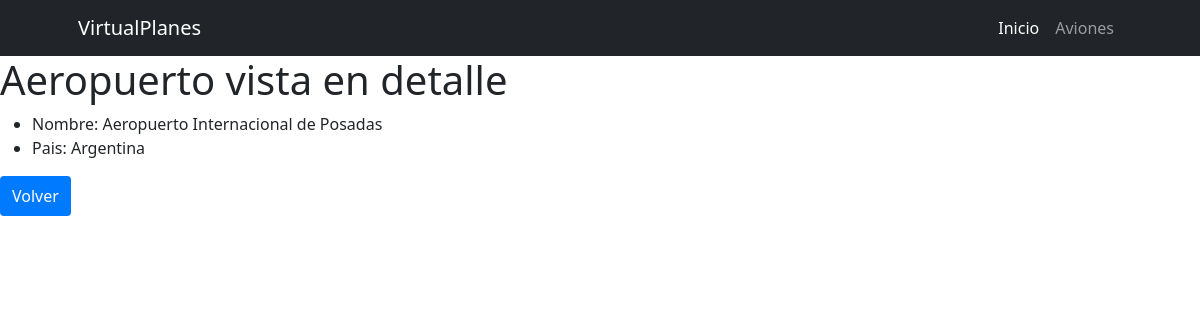
Page /avion/avion/aeropuerto_detail/4 on the committed database.
### avion/models.py (models this page shows, shortened)
class Aeropuerto(models.Model):
    nombre=models.CharField(max_length=40)
    pais_origen=models.CharField(max_length=40)

### avion/views.py (the view)
# urls.py: path("avion/aeropuerto_detail/<int:pk>",aeropuerto_detail,name="aeropuerto_detail"),
def aeropuerto_detail(request,pk:int):
    consulta=Aeropuerto.objects.get(id=pk)
    contexto={"aeropuerto":consulta}
    return render(request,"avion/aeropuerto_detail.html",contexto)

### avion/templates/avion/aeropuerto_detail.html (shortened to what this page needs)
{% extends "core/base.html" %}
{%  block body_title %}
    Aeropuerto vista en detalle
{% endblock body_title %}
{%  block content %}
    <ul>
        <li>Nombre: {{aeropuerto.nombre}}</li>
        <li>Pais: {{aeropuerto.pais_origen}}</li>
    </ul>
    <div>
        <a href="{% url "avion:aeropuertos_list"%}" style="display: inline-block; padding: 8px 12px; color: white; background: #007BFF; border-radius: 4px; text-decoration: none; ">Volver</a>
    </div>
    {% endblock content %}

### rows in the picture
Aeropuerto: nombre "Aeropuerto Internacional de Posadas", pais_origen "Argentina"
